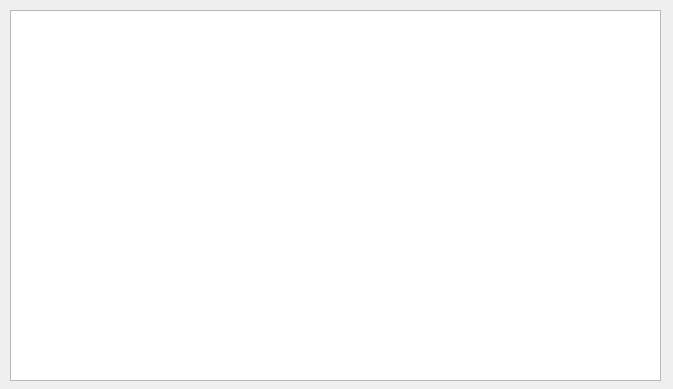
<?xml version="1.0" encoding="UTF-8"?>
<ui version="4.0">
 <class>viewSamples</class>
 <widget class="QWidget" name="viewSamples">
  <property name="geometry">
   <rect>
    <x>0</x>
    <y>0</y>
    <width>673</width>
    <height>389</height>
   </rect>
  </property>
  <property name="windowTitle">
   <string>Form</string>
  </property>
  <widget class="QListWidget" name="listWidget">
   <property name="geometry">
    <rect>
     <x>10</x>
     <y>10</y>
     <width>651</width>
     <height>371</height>
    </rect>
   </property>
  </widget>
 </widget>
 <resources/>
 <connections/>
</ui>
